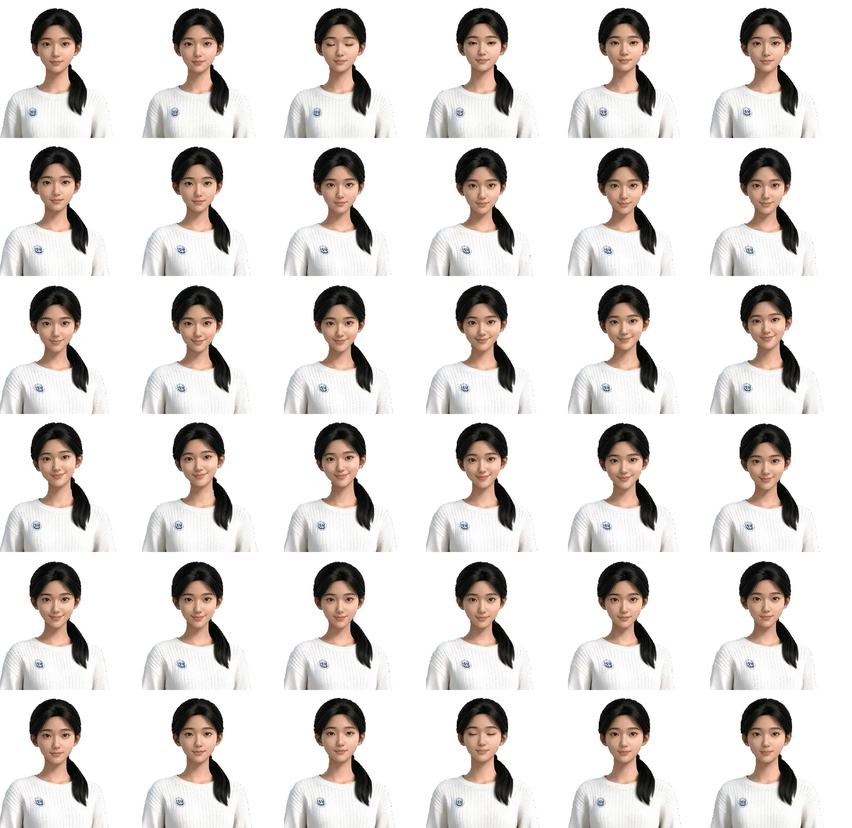
#> input picture vr/Assets/Huaxia/Resources/Heritage/hongwen_atlas.png, 852 x 828 px, shrunk from 2160 x 2100 before the run
$ python key_hongwen.py
#> lines starting #> are read from the running program, lines starting #| are printed output that depends on the picture
#!/usr/bin/env python3
"""把弘文的纯白底图集抠成带 alpha 的图集，供 Flipbook / 场景立牌使用。

素材来源：hongwen_atlas.png（6x6、36 帧、2160x2100、白底不透明）。
做法：按「最暗通道」做软阈值得到初始 alpha → 从四条边界泛滥连接的透明区域
（真正的外部背景），内部被围住的亮斑（脸部高光等）回填为不透明 → 输出 RGBA。

用法： python3 Tools/Art/key_hongwen.py
输出： hongwen_atlas_cut.png（图集）、hongwen_bust.png（首帧，场景立牌用）
原图不覆盖，可随时重跑。
"""
import os
import numpy as np
from PIL import Image

ROOT = os.path.dirname(os.path.dirname(os.path.dirname(os.path.abspath(__file__))))
RES = os.path.join(ROOT, "Assets", "Huaxia", "Resources", "Heritage")
COLS = ROWS = 6

# 白底实测恒为 255，人物最高亮处（白毛衣）在 250~254 之间，
# 因此只在「接近纯白」的一窄带上做软阈值，再靠连通性判断内外。
NEAR_WHITE = 253.0


def flood(passable, seed):
    """从 seed 出发、只在 passable 内四连通扩散。"""
    reach = seed & passable
    while True:
        new = reach.copy()
        new[1:, :] |= reach[:-1, :]
        new[:-1, :] |= reach[1:, :]
        new[:, 1:] |= reach[:, :-1]
        new[:, :-1] |= reach[:, 1:]
        new &= passable
        if np.array_equal(new, reach):
            return reach
        reach = new


def key_frame(rgb):
    dark = rgb.min(axis=2).astype(np.float32)
    h, w = dark.shape
    # 背景是恒定的纯白；人物的白毛衣最亮也能到 254，
    # 所以不靠阈值分割，而是靠「从画面上方边界连通」来判断背景。
    near_white = dark >= NEAR_WHITE
    seed = np.zeros_like(near_white)
    seed[0, :] = True                       # 顶边
    seed[: int(h * 0.55), 0] = True         # 左边上半
    seed[: int(h * 0.55), -1] = True        # 右边上半（右上角常残留方形描边）
    outside = flood(near_white, seed)
    return feather((~outside).astype(np.float32))


def feather(mask, radius=2):
    """盒式羽化，抹掉硬阈值留下的阶梯边。"""
    pad = np.pad(mask, radius, mode="edge")
    acc = np.zeros_like(mask)
    n = 2 * radius + 1
    for dy in range(n):
        for dx in range(n):
            acc += pad[dy:dy + mask.shape[0], dx:dx + mask.shape[1]]
    return acc / float(n * n)


def main():
    src = Image.open(os.path.join(RES, "hongwen_atlas.png")).convert("RGB")
    W, H = src.size
#> W = 852; H = 828
    fw, fh = W // COLS, H // ROWS
#> fw = 142; fh = 138
    atlas = np.zeros((H, W, 4), np.uint8)
    rgb = np.asarray(src, np.uint8)
    for r in range(ROWS):
        for c in range(COLS):
            y0, x0 = r * fh, c * fw
            tile = rgb[y0:y0 + fh, x0:x0 + fw]
            atlas[y0:y0 + fh, x0:x0 + fw, :3] = tile
            atlas[y0:y0 + fh, x0:x0 + fw, 3] = (key_frame(tile) * 255).astype(np.uint8)
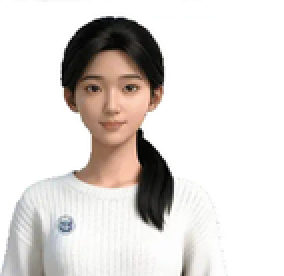
#> tile: shape (138, 142, 3) (shown 2 times larger); mean R, G, B 221.5, 217, 214

    out = Image.fromarray(atlas)
    out.save(os.path.join(RES, "hongwen_atlas_cut.png"))
    out.crop((0, 0, fw, fh)).save(os.path.join(RES, "hongwen_bust.png"))
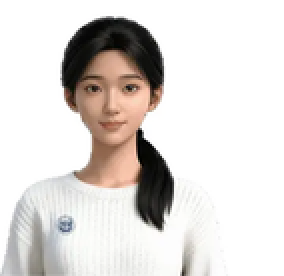
#> saved as hongwen_bust.png: PIL image 142x138 RGBA (shown 2 times larger); mean R, G, B, A 221.5, 217.1, 214, 111.3; transparent parts drawn white
    cover = (atlas[:, :, 3] > 8).mean()
#> cover = 0.493
    print(f"atlas {W}x{H} frames {COLS*ROWS} ({fw}x{fh})  foreground {cover*100:.1f}%")
#| atlas 852x828 frames 36 (142x138)  foreground 49.3%


if __name__ == "__main__":
    main()
